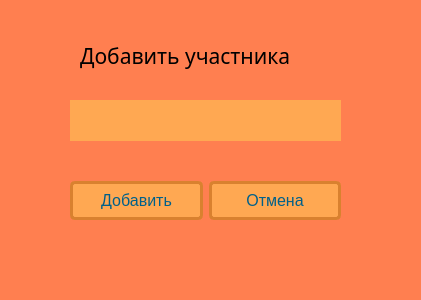
<?xml version="1.0" encoding="UTF-8"?>
<ui version="4.0">
 <class>Form</class>
 <widget class="QWidget" name="Form">
  <property name="geometry">
   <rect>
    <x>0</x>
    <y>0</y>
    <width>421</width>
    <height>300</height>
   </rect>
  </property>
  <property name="windowTitle">
   <string>addRem</string>
  </property>
  <property name="styleSheet">
   <string notr="true">background-color:#FF7F50</string>
  </property>
  <widget class="QLabel" name="RegistrLabel">
   <property name="geometry">
    <rect>
     <x>80</x>
     <y>10</y>
     <width>471</width>
     <height>91</height>
    </rect>
   </property>
   <property name="font">
    <font>
     <family>Segoe Print</family>
     <pointsize>16</pointsize>
    </font>
   </property>
   <property name="text">
    <string>Добавить участника</string>
   </property>
  </widget>
  <widget class="QWidget" name="horizontalLayoutWidget">
   <property name="geometry">
    <rect>
     <x>70</x>
     <y>180</y>
     <width>271</width>
     <height>41</height>
    </rect>
   </property>
   <layout class="QHBoxLayout" name="horizontalLayout">
    <item>
     <widget class="QPushButton" name="addFriendButt">
      <property name="styleSheet">
       <string notr="true"> display: inline-block;
    text-decoration: none;
    background-color: #ffa852;
    color: #006089;
    border: 3px solid #d9812f;
    border-radius: 5px;
    font-size: 16px;
    padding: 7px 10px; 
    transition: all 0.8s ease;</string>
      </property>
      <property name="text">
       <string>Добавить</string>
      </property>
      <property name="default">
       <bool>false</bool>
      </property>
     </widget>
    </item>
    <item>
     <widget class="QPushButton" name="cancelButt">
      <property name="styleSheet">
       <string notr="true"> display: inline-block;
    text-decoration: none;
    background-color: #ffa852;
    color: #006089;
    border: 3px solid #d9812f;
    border-radius: 5px;
    font-size: 16px;
    padding: 7px 10px; 
    transition: all 0.8s ease;</string>
      </property>
      <property name="text">
       <string>Отмена</string>
      </property>
      <property name="default">
       <bool>false</bool>
      </property>
     </widget>
    </item>
   </layout>
  </widget>
  <widget class="QLineEdit" name="passEdit">
   <property name="geometry">
    <rect>
     <x>70</x>
     <y>100</y>
     <width>271</width>
     <height>41</height>
    </rect>
   </property>
   <property name="styleSheet">
    <string notr="true">background-color:#ffa852</string>
   </property>
   <property name="frame">
    <bool>false</bool>
   </property>
   <property name="clearButtonEnabled">
    <bool>true</bool>
   </property>
  </widget>
 </widget>
 <resources/>
 <connections/>
</ui>
